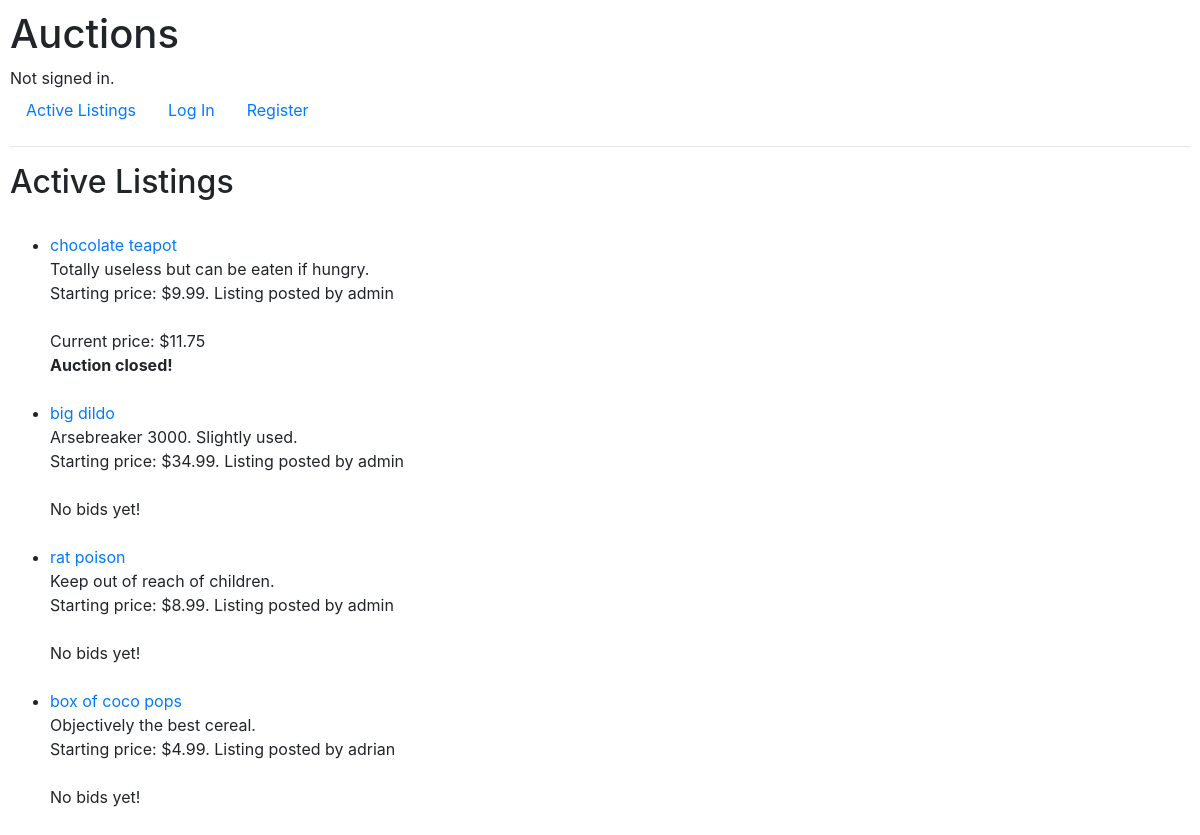
The page / on the database its author committed.
### auctions/models.py (models this page shows, shortened)
class AuctionListing(models.Model):
    listing_name = models.CharField(max_length=64)
    starting_price = models.DecimalField(max_digits=6, decimal_places=2)
    current_price = models.DecimalField(max_digits=6, decimal_places=2, default=0.00)
    listed_by = models.ForeignKey(User, on_delete=models.CASCADE)
    listing_description = models.TextField(max_length=5120)
    is_closed = models.BooleanField(default=False)

class User(AbstractUser):
    pass

### auctions/views.py (the view)
# urls.py: path("", views.index, name="index"),
def index(request):
    return render(request, "auctions/index.html", {
        "listings": AuctionListing.objects.all()
    })

### auctions/templates/auctions/index.html
{% extends "auctions/layout.html" %}
{% block body %}
    <h2>Active Listings</h2>
    <br>
    <ul>
        {% for listing in listings %}
        <li>
            <div>
                <a href="{% url 'listing_info' listing.listing_name %}">{{ listing.listing_name }}</a>
            </div>
            <div>{{ listing.listing_description }}</div>
            <div>Starting price: ${{ listing.starting_price }}. Listing posted by {{ listing.listed_by }}</div><br>
            {% if listing.current_price == 0.00 %}
                <div>No bids yet!</div>
            {% else %}
                <div>Current price: ${{ listing.current_price }}</div>
            {% endif %}
            {% if listing.is_closed %}
            <strong>Auction closed!</strong>
            {% endif %}
        </li>
        <br>
        {% endfor %}
    </ul>
{% endblock %}

### auctions/static/auctions/styles.css (style rules this page uses)
body { padding: 10px; }

### rows shown on the page
AuctionListing: listing_name "chocolate teapot", listing_description "Totally useless but can be eaten if hungry.", starting_price "9.99", listed_by "admin", current_price "11.75", is_closed "Auction closed!"
AuctionListing: listing_name "big dildo", listing_description "Arsebreaker 3000. Slightly used.", starting_price "34.99", listed_by "admin", current_price "No bids yet!"
AuctionListing: listing_name "rat poison", listing_description "Keep out of reach of children.", starting_price "8.99", listed_by "admin", current_price "No bids yet!"
AuctionListing: listing_name "box of coco pops", listing_description "Objectively the best cereal.", starting_price "4.99", listed_by "adrian", current_price "No bids yet!"
